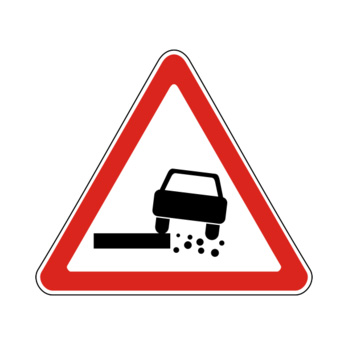
#> input picture data/example/347424594092648.jpeg, 350 x 350 px, found by its file name; its folder holds only this picture in this run
$ python detector.py
#> lines starting #> are read from the running program, lines starting #| are printed output that depends on the picture; after the words box and inside, x2 and y2 are one past the last pixel; in counts of white or black regions, pixels touching at a corner belong together
import cv2
import numpy as np
import os

class SimpleTrafficSignDetector:


    def __init__(self):
        # Define color ranges for traffic sign detection
        self.red_lower = np.array([100, 0, 0])    # Minimum red values
        self.red_upper = np.array([255, 50, 50])  # Maximum red values

        self.blue_lower = np.array([0, 0, 100])   # Minimum blue values
        self.blue_upper = np.array([50, 50, 255]) # Maximum blue values

        # Minimum contour area to filter out small noise
        self.min_contour_area = 500

    def create_color_mask(self, frame):
        """Create a mask based on RGB color ranges"""
        red_mask = cv2.inRange(frame, self.red_lower, self.red_upper)
        blue_mask = cv2.inRange(frame, self.blue_lower, self.blue_upper)
        combined_mask = cv2.bitwise_or(red_mask, blue_mask)
        return combined_mask

    def find_contours(self, mask):
        """Find contours in the binary mask"""
        contours, _ = cv2.findContours(mask, cv2.RETR_EXTERNAL, cv2.CHAIN_APPROX_SIMPLE)
        significant_contours = []

        for contour in contours:
            area = cv2.contourArea(contour)
            if area > self.min_contour_area:
                significant_contours.append(contour)

        return significant_contours

    def detect_shapes(self, contours):
        """Detect geometric shapes from contours"""
        detected_shapes = []

        for contour in contours:
            # Approximate contour to reduce number of points
            perimeter = cv2.arcLength(contour, True)
            epsilon = 0.02 * perimeter
            approximated_contour = cv2.approxPolyDP(contour, epsilon, True)

            vertices_count = len(approximated_contour)

            # Classify shape based on number of vertices
            if vertices_count == 3:
                shape_type = "triangle"
            elif vertices_count == 4:
                shape_type = "rectangle"
            elif vertices_count > 6:
                shape_type = "circle"
            else:
                shape_type = "unknown"

            if shape_type != "unknown":
                detected_shapes.append({
                    'shape': shape_type,
                    'contour': approximated_contour
                })

        return detected_shapes

    def detect_image(self, image_path):
        """Main detection function for a single image"""

        # Construct full path to image
        current_dir = os.path.dirname(os.path.abspath(__file__))
        project_root = os.path.dirname(os.path.dirname(current_dir))
        full_image_path = os.path.join(project_root, "data", "example", image_path)

        image = cv2.imread(full_image_path)


        color_mask = self.create_color_mask(image)
        contours = self.find_contours(color_mask)
        shapes = self.detect_shapes(contours)

        # Draw detection results on image
        result_image = image.copy()
        for shape_info in shapes:
            contour = shape_info['contour']
            shape_name = shape_info['shape']

            # Draw contour and bounding box
            cv2.drawContours(result_image, [contour], -1, (0, 255, 0), 2)
            x, y, width, height = cv2.boundingRect(contour)
            cv2.rectangle(result_image, (x, y), (x + width, y + height), (255, 0, 0), 2)

            # Add shape label
            cv2.putText(result_image, shape_name, (x, y - 10),
                       cv2.FONT_HERSHEY_SIMPLEX, 0.5, (255, 255, 255), 2)

        return result_image, shapes

    def show_result(self, result_frame, shapes):
        """Show the results, just to show, in the final program we will give only the object"""
        if result_frame is None:
            print("No image to display")
            return

        # Print detection summary
        if shapes:
            print(f"Found {len(shapes)} objects:")
            for i, shape_info in enumerate(shapes):
                print(f"  Object {i+1}: {shape_info['shape']}")
        else:
            print("No objects detected")

        # Show image
        cv2.imshow('Traffic Sign Detection Results', result_frame)
        print("Press any key to close the window...")
        cv2.waitKey(0)
        cv2.destroyAllWindows()


def detect_traffic_signs(image_path):
    """Convenience function for quick traffic sign detection"""
    detector = SimpleTrafficSignDetector()
    result_image, detected_shapes = detector.detect_image(image_path)
#> in detect_image, image is the input picture: shape (350, 350, 3); mean B, G, R 218.2, 219.1, 240.1
#> in create_color_mask, `red_mask = cv2.inRange(frame, self.red_lower, self.red_upper)`: red_mask: shape (350, 350); every value is 0
#> in create_color_mask, `blue_mask = cv2.inRange(frame, self.blue_lower, self.blue_upper)`:
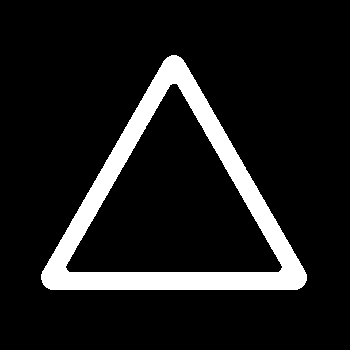
#> blue_mask: shape (350, 350); 10.9% white; 1 white region
#> in find_contours, `contours, _ = cv2.findContours(mask, cv2.RETR_EXTERNAL, cv2.CHAIN_APPR..`: contours = 1 contour; box (x1, y1, x2, y2) and area: (41, 55, 307, 290) 34391
#> the loop in find_contours, `for contour in contours:` made 1 pass
#> area on pass 1: 34391
#> after the loop in find_contours, `for contour in contours:`: significant_contours has the same summary as contours
#> the loop in detect_shapes, `for contour in contours:` made 1 pass
#> (perimeter, epsilon, approximated_contour, vertices_count, shape_type) on pass 1: (839.8, 16.8, [[167, 57], [43, 284], [301, 287]], 3, 'triangle')
#> after the loop in detect_shapes, `for contour in contours:`: detected_shapes = 1 item
#> the loop in detect_image, `for shape_info in shapes:` made 1 pass
#> (contour, shape_name, x, y, width, height) on pass 1: ([[167, 57], [43, 284], [301, 287]], 'triangle', 43, 57, 259, 231)
#> after the loop in detect_image, `for shape_info in shapes:`:
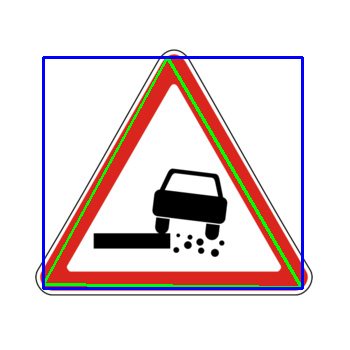
#> result_image: shape (350, 350, 3); 4.1% of pixels changed, all inside (x1, y1, x2, y2) = (42, 56, 304, 290)
#> detected_shapes = 1 item

    if result_image is not None:
        detector.show_result(result_image, detected_shapes)
#| Found 1 objects:
#> the loop in show_result, `for i, shape_info in enumerate(shapes):` made 1 pass
#|   Object 1: triangle

    return result_image, detected_shapes


# TRY
if __name__ == "__main__":

    test_image_path = "347424594092648.jpeg"

    result_image, detected_objects = detect_traffic_signs(test_image_path)
#> detected_objects = 1 item
